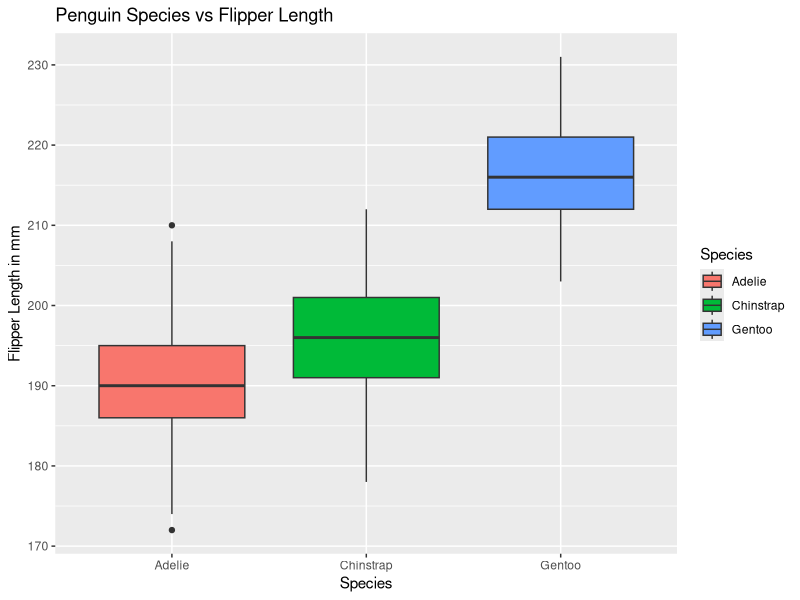

Write R code to recreate this figure.
## ---- chunk 1
#| label: setup
#| message: false
library(tidyverse)
library(palmerpenguins)
## ---- chunk 2
# Make your agreed-upon plot here, e.g.:
# penguins |> ggplot(aes(x = species, y = body_mass_g, fill = species)) + geom_boxplot()
penguins |> 
  ggplot(aes(x = species, y = flipper_length_mm, fill = species)) +
  geom_boxplot() +
  labs(
    x = "Species",
    y = "Flipper Length in mm",
    title = "Penguin Species vs Flipper Length",
    fill = "Species"
  )
